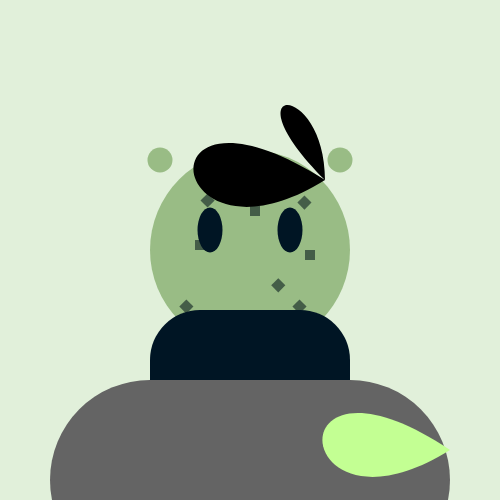
Frame 1 (no input)
Frame 60 (no input): identical to frame 1, image omitted
Frame 120 (the mouse pressed at the canvas centre since frame 60): identical to frame 1, image omitted

The p5.js sketch that drew this single still picture (run headless with seeded random() and noise() and a simulated clock; from frame 60 on, the mouse is pressed at the canvas centre):

// p5.js sketch
// ── sketch.js
function setup() {
  createCanvas(500, 500);
}

function draw() {
  background("#E1F0DA");
  noStroke(); // no strokes for all shapes
  translate(width/2, height/2); // to center the shapes
  fill("#99BC85");
  // ears & feet
  ellipse(90, -90, 25, 25);
  ellipse(-90, -90, 25, 25);
  ellipse(-50, 200, 35, 25);
  ellipse(50, 200, 35, 25);
  // body
  ellipse(0, 0, 200, 200); 

  // particles idk
  fill("#445D48");
  rotate(PI/4);
  rect(40, 0, 10, 10);
  rect(70, 0, 10, 10);
  rotate(PI/4);
  rect(60, 0, 10, 10);
  rotate(PI/4);
  rect(80, 0, 10, 10);
  rotate(PI/4);
  rect(45, 0, 10, 10);
  rotate(PI/4);
  rect(60, 0, 10, 10);
  rotate(PI/4);
  rect(34, 0, 10, 10);
  rotate(PI/4);
  rect(67, 0, 10, 10);
  rotate(PI/4);
  rect(55, 0, 10, 10);
  
  // eyes
  fill("#001524");
  ellipse(40, -20, 25, 45);
  ellipse(-40, -20, 25, 45);
  
  rect(-100, 60, 200, 120, 50);
  push();
  fill(100);
  rect(-200, 130, 400, 200, 500);
  pop();
  // hair
  push();
  translate(-width/4,-20-height/2);
  beginShape();
  fill(0);
  vertex(200,200);
  bezierVertex(10,80,40,300, 200, 200);
  bezierVertex(200,100,100,100, 200, 200);
  endShape();
  pop();
  // headlights for the ufo
  fill("#C3FF93");
  beginShape();
  vertex(200,200);
  bezierVertex(20,80,40,300, 200, 200);
  endShape();
}
